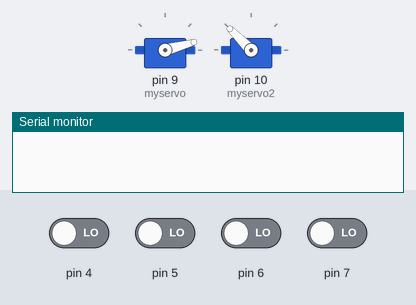
Recording of a sketch running on a simulated Arduino Uno, built with avr-gcc and run on an emulated ATmega328P. Shown: 2 × servo, the last lines printed to the serial monitor. The inputs (shaded band) are chosen by the test bench; at power-on: pin 4–7 LOW.

Above: at 1.2 s.
1.3 s: pin 4 driven HIGH
At 2.95 s:
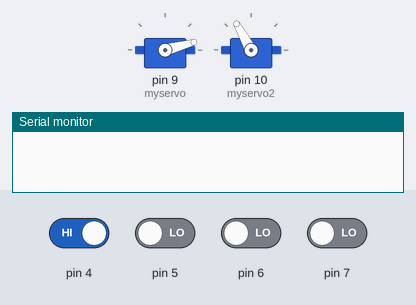
4.3 s: pin 6 driven HIGH
At 7.2 s:
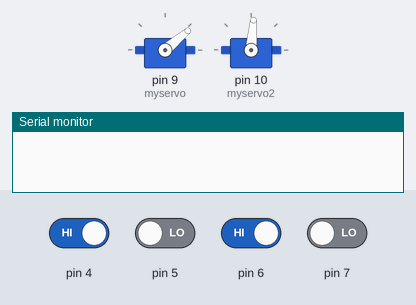
7.3 s: pin 7 driven HIGH
At 7.9 s:
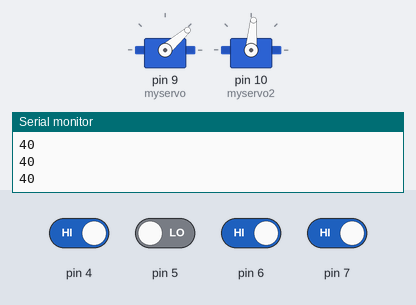
9.2 s: pin 6 driven LOW
At 10.47 s:
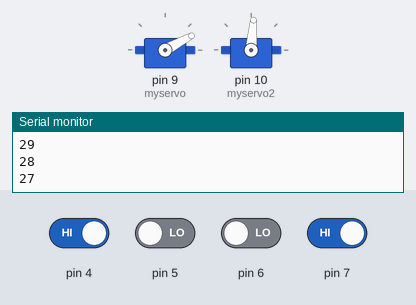
12.2 s: pin 5 driven HIGH
At 13.9 s:
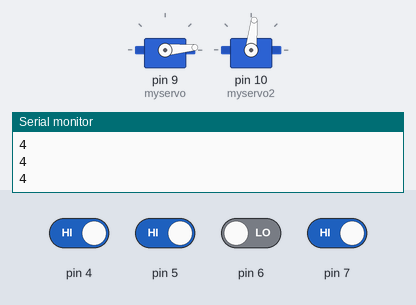
Timing chart, 0 to 15.4 s (numbered marks = the images above; inputs shaded):
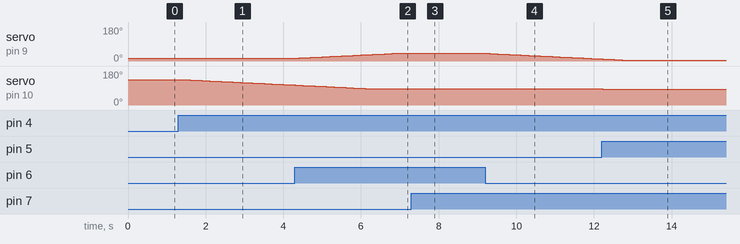

The sketch:

camera.ino
```cpp
#include <Servo.h>


Servo myservo; // create servo object to control a servo
Servo myservo2;
// twelve servo objects can be created on most boards

int pos = 15; // variable to store the servo position
int pos1 = 135;
int val_6 = 0;
int val_7 = 0;
int val_4 = 0;
int val_5 = 0;
void setup() {
  Serial.begin(115200);
  myservo.attach(9); // attaches the servo on pin 9 to the servo object
  myservo2.attach(10);
  pinMode(6,INPUT);
  pinMode(7,INPUT);
  pinMode(4,INPUT);
  pinMode(5,INPUT);
  myservo.write(15);
  myservo2.write(135);
}


int turn_up(int pos)
{
  if(pos > 40)
  {
    pos = 40;
  }
  myservo.write(pos);
  pos += 1;
  return pos;
}


int turn_down(int pos)
{
  if(pos < 5)
  {
    pos = 5;
  }
  myservo.write(pos);
  pos -= 1;
  return pos;
}

int turn_left(int pos)
{
  if(pos <= 85)
  {
    pos = 85;
  }
  myservo2.write(pos);
  pos -= 1;
  return pos;
}

int turn_right(int pos)
{
  if(pos >= 175)
  {
    pos = 175;
  }
  myservo2.write(pos);
  pos += 1;
  return pos;
}


void loop() {
  val_6 = digitalRead(6);
  val_7 = digitalRead(7);
  val_4 = digitalRead(4);
  val_5 = digitalRead(5);

  if(val_6)
  {

    pos = turn_up(pos);

  }
  if(val_7)
  {
    pos = turn_down(pos);
    Serial.println(pos);
  }
  if(val_4)
  {
    pos1 = turn_left(pos1);
  }
  if(val_5)
  {
    pos1 = turn_right(pos1);
  }


  val_6 = 0;
  val_7 = 0;
  val_4 = 0;
  val_5 = 0;
  delay(100);
}
```

Measured:
- after the input at 1.3 s, servo on pin 10 (myservo2): moves from 135° to 106° over 2.8 s, starting after 0.10 s
- after the input at 4.3 s, servo on pin 9 (myservo): moves from 15° to 40° over 2.4 s, starting after 0.10 s
- after the input at 7.3 s, servo on pin 9 (myservo): 40° → 41° at once
- after the input at 9.2 s, servo on pin 9 (myservo): moves from 41° to 11° over 2.9 s, starting at once
- after the input at 12.2 s, servo on pin 10 (myservo2): 85° → 84° at once
